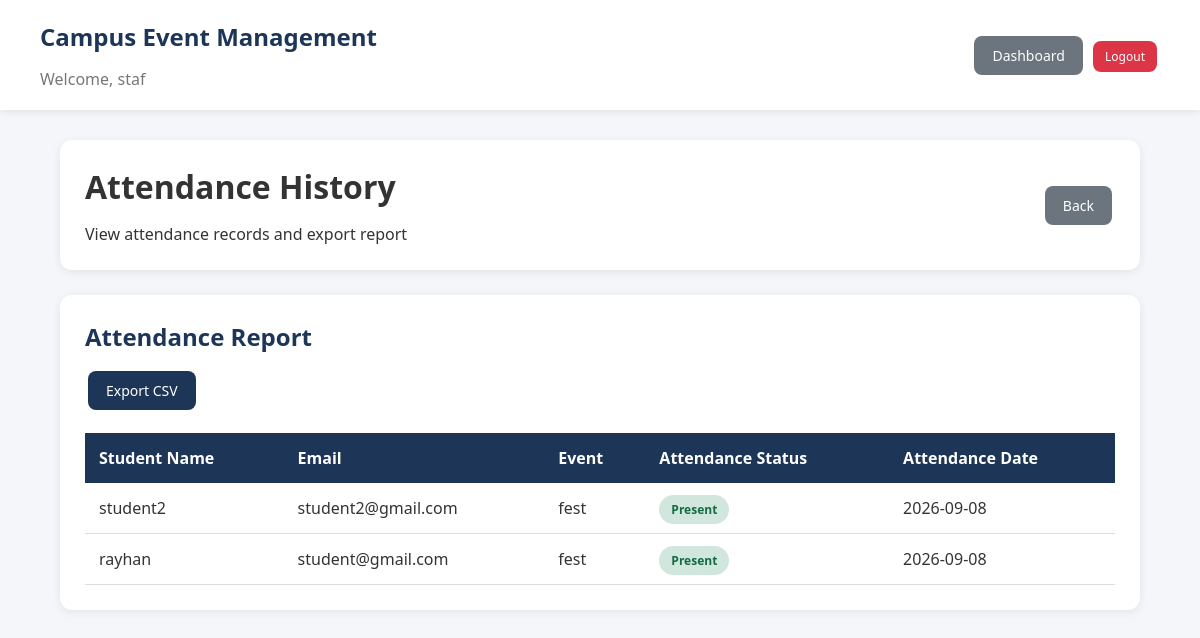
The app's page /index.php?page=staff&action=history&id=1 (signed in) with its own data.
### tables this page shows
CREATE TABLE `attendance` (
  `id` int(11) NOT NULL,
  `event_id` int(11) NOT NULL,
  `student_id` int(11) NOT NULL,
  `attendance_status` enum('present','absent') DEFAULT 'absent',
  `attendance_date` date DEFAULT NULL
);

CREATE TABLE `users` (
  `id` int(11) NOT NULL,
  `full_name` varchar(100) NOT NULL,
  `email` varchar(100) NOT NULL,
  `phone` varchar(30) DEFAULT NULL,
  `password_hash` varchar(255) NOT NULL,
  `role` enum('student','organizer','staff','admin') NOT NULL,
  `status` enum('active','inactive') DEFAULT 'active',
  `profile_image` varchar(255) DEFAULT NULL,
  `created_at` timestamp NOT NULL DEFAULT current_timestamp()
);

CREATE TABLE `events` (
  `id` int(11) NOT NULL,
  `organizer_id` int(11) NOT NULL,
  `event_name` varchar(150) NOT NULL,
  `event_category` varchar(100) DEFAULT NULL,
  `description` text DEFAULT NULL,
  `event_date` date DEFAULT NULL,
  `venue` varchar(150) DEFAULT NULL,
  `capacity` int(11) DEFAULT NULL,
  `registration_fee` decimal(10,2) DEFAULT 0.00,
  `status` enum('pending','approved','rejected') DEFAULT 'pending',
  `created_at` timestamp NOT NULL DEFAULT current_timestamp()
);

### models/attendance_model.php (called while the page is built, shortened)
<?php
function attendance_history(
$conn,
$event_id
)
{
$sql="
SELECT
users.full_name,
users.email,
events.event_name,
attendance.attendance_status,
attendance.attendance_date
FROM attendance
JOIN users
ON attendance.student_id=users.id
JOIN events
ON attendance.event_id=events.id
WHERE attendance.event_id=?
ORDER BY attendance.id DESC
";
$stmt=mysqli_prepare(
$conn,
$sql
);
mysqli_stmt_bind_param(
$stmt,
"i",
$event_id
);
mysqli_stmt_execute($stmt);
return mysqli_stmt_get_result($stmt);
}
?>

### config/functions.php (called while the page is built, shortened)
<?php
function e($data)
{
    return htmlspecialchars(
        $data ?? '',
        ENT_QUOTES,
        'UTF-8'
    );
}
?>

### views/staff/history.php (the view, shortened to what this page needs)
<?php
require_once "views/partials/header.php";
?>
<div class="dashboard">
<div class="topbar">
<div>
<h1>
Attendance History
</h1>
<p>
View attendance records and export report
</p>
</div>
<a
href="index.php?page=staff&action=events"
class="btn-secondary">
Back
</a>
</div>
<div class="box">
<h2>
Attendance Report
</h2>
<div style="margin-bottom:20px;">
<a
class="btn-primary"
href="index.php?page=staff&action=export_csv&id=<?= $_GET['id']; ?>">
Export CSV
</a>
</div>
<div class="table-container">
<table>
<thead>
<tr>
<th>
Student Name
</th>
<th>
Email
</th>
<th>
Event
</th>
<th>
Attendance Status
</th>
<th>
Attendance Date
</th>
</tr>
</thead>
<tbody>
<?php if(mysqli_num_rows($history)>0): ?>
<?php while($row=mysqli_fetch_assoc($history)): ?>
<tr>
<td>
<?= e($row['full_name']); ?>
</td>
<td>
<?= e($row['email']); ?>
</td>
<td>
<?= e($row['event_name']); ?>
</td>
<td>
<?php if($row['attendance_status']=="present"): ?>
<span class="status approved">
Present
</span>
<?php else: ?>
<span class="status">
Absent
</span>
<?php endif; ?>
</td>
<td>
<?= e($row['attendance_date']); ?>
</td>
</tr>
<?php endwhile; ?>
<?php endif; ?>
</tbody>
</table>
</div>
</div>
</div>
<?php
require_once "views/partials/footer.php";
?>

### assets/css/style.css (style rules this page uses)
* { margin:0; padding:0; box-sizing:border-box; font-family: "Segoe UI", Arial, sans-serif; }
body { background:#f4f6f9; color:#333; }
a { text-decoration:none; color:inherit; }
h1,h2,h3 { margin-bottom:15px; }
.dashboard { width:90%; margin:30px auto; }
.topbar { background:white; padding:25px; border-radius:12px; display:flex; justify-content:space-between; align-items:center; margin-bottom:25px; box-shadow:0 2px 10px rgba(0,0,0,.08); }
.box { background:white; padding:25px; border-radius:12px; margin-bottom:25px; box-shadow:0 2px 10px rgba(0,0,0,.08); }
.table-container { overflow-x:auto; }
table { width:100%; border-collapse:collapse; }
table th { background:#1d3557; color:white; padding:14px; text-align:left; }
table td { padding:14px; border-bottom:1px solid #ddd; }
.btn-primary, .btn-secondary, .btn-danger, .btn-success, .btn-warning { display:inline-block; padding:10px 18px; border-radius:8px; border:none; cursor:pointer; margin:3px; color:white; font-size:14px; }
.btn-primary { background:#1d3557; }
.btn-secondary { background:#6c757d; }
.status { padding:6px 12px; border-radius:20px; font-size:12px; font-weight:bold; }
.approved, .paid, .attended, .confirmed { background:#d1e7dd; color:#146c43; }
.dashboard .box h2 { color:#1d3557; }

### records on screen
attendance: student.full_name "student2", student.email "student2@gmail.com", event.event_name "fest", attendance_status "Present", attendance_date "2026-09-08"
attendance: student.full_name "rayhan", student.email "student@gmail.com", event.event_name "fest", attendance_status "Present", attendance_date "2026-09-08"

### other values on screen
$_SESSION['user']['name'] "staf"
